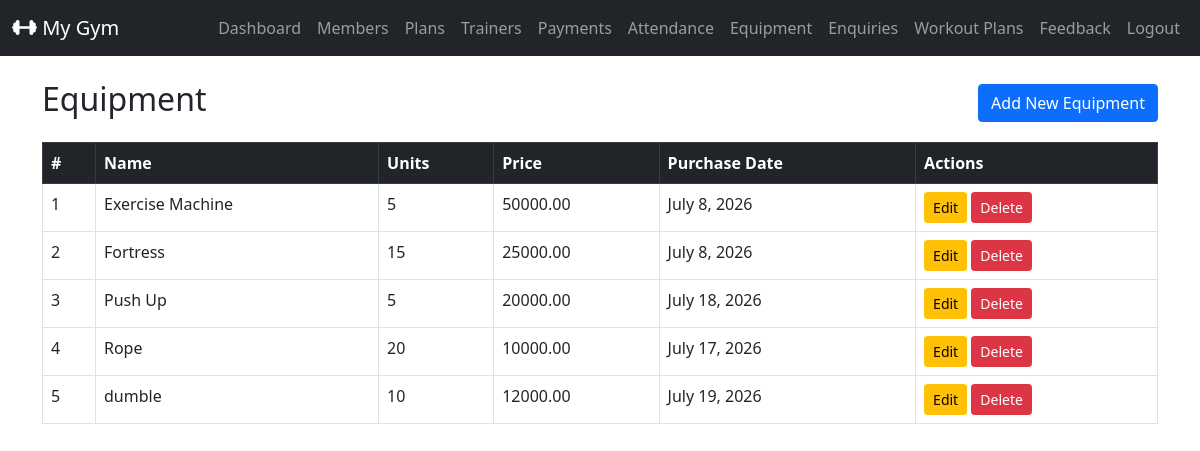
The page /admin_equipment (signed in) on the database its author committed.
### gymapp/models.py (models this page shows, shortened)
class Equipment(models.Model):
  name = models.CharField(max_length=100)
  units = models.PositiveIntegerField(default=1)
  price = models.DecimalField(max_digits=8, decimal_places=2)
  purchase_date = models.DateField(default=timezone.now)
  is_active = models.BooleanField(default=True)

### gymapp/views.py (the view)
    def wrapper(request, *args, **kwargs):
        if not request.user.is_authenticated or getattr(request.user,'role',None)!='ADMIN':
            messages.error(request,'You must be an admin to access this page')
            return redirect('admin_login')
        return view_func(request, *args, **kwargs)

### gymapp/views.py (called while the page is built)
def admin_required(view_func):
    def wrapper(request, *args, **kwargs):
        if not request.user.is_authenticated or getattr(request.user,'role',None)!='ADMIN':
            messages.error(request,'You must be an admin to access this page')
            return redirect('admin_login')
        return view_func(request, *args, **kwargs)
    return wrapper

@admin_required
def admin_equipment_list(request):
    equipments = Equipment.objects.all().order_by('name')
    return render(request,'admin_equipment_list.html',{'equipments':equipments})

### gymapp/templates/admin_equipment_list.html (shortened to what this page needs)
{% extends 'base.html' %}
{% block content %}
<div class="d-flex justify-content-between align-items-center mb-3">
  <h2>Equipment</h2>
  <a href="{% url 'admin_equipment_add' %}" class="btn btn-primary">Add New Equipment</a>
</div>
  <table class="table table-bordered table-triped">
    <thead class="table-dark">
      <tr>
        <th>#</th>
        <th>Name</th>
        <th>Units</th>
        <th>Price</th>
        <th>Purchase Date</th>
        <th>Actions</th>
      </tr>
    </thead>
    <tbody>
      {% for equipment in equipments %}
        <tr>
          <td>{{ forloop.counter }}</td>
          <td>{{ equipment.name }}</td>
          <td>{{ equipment.units }}</td>
          <td>{{ equipment.price }}</td>
          <td>{{ equipment.purchase_date }}</td>
          <td>
            <a href="{% url 'admin_equipment_edit' equipment.id %}" class="btn btn-sm btn-warning">Edit</a>
            <form method="post" action="{% url 'admin_equipment_delete' equipment.id %}" style="display: inline-block;">
              <button type="submit" class="btn btn-sm btn-danger" onclick="return confirm('Are you sure to want to delete this plan?')">Delete</button>
            </form>
          </td>
        </tr>
      {% endfor %}
    </tbody>
  </table>
{% endblock %}

### rows shown on the page
Equipment: name "Exercise Machine", units "5", price "50000.00", purchase_date "July 8, 2026"
Equipment: name "Fortress", units "15", price "25000.00", purchase_date "July 8, 2026"
Equipment: name "Push Up", units "5", price "20000.00", purchase_date "July 18, 2026"
Equipment: name "Rope", units "20", price "10000.00", purchase_date "July 17, 2026"
Equipment: name "dumble", units "10", price "12000.00", purchase_date "July 19, 2026"
